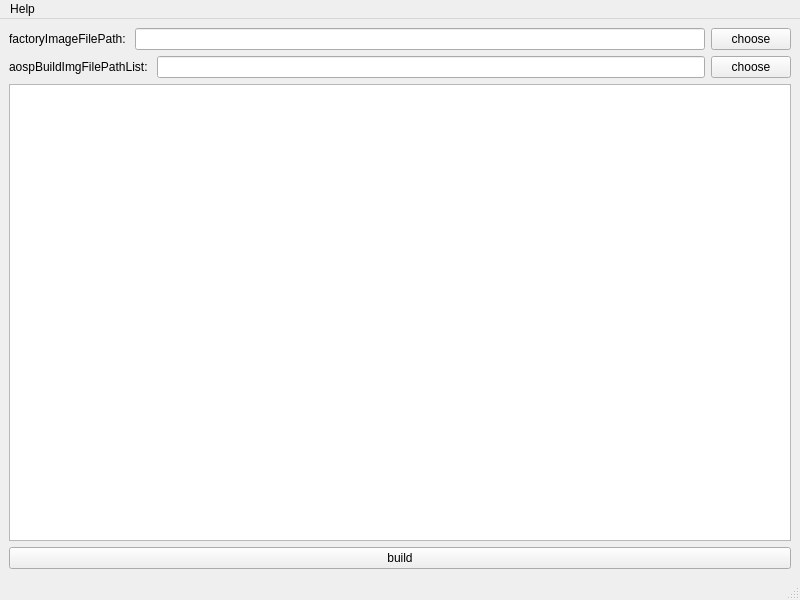
<?xml version="1.0" encoding="UTF-8"?>
<ui version="4.0">
 <class>MainWindow</class>
 <widget class="QMainWindow" name="MainWindow">
  <property name="geometry">
   <rect>
    <x>0</x>
    <y>0</y>
    <width>800</width>
    <height>600</height>
   </rect>
  </property>
  <property name="windowTitle">
   <string>Build AOSP Image</string>
  </property>
  <widget class="QWidget" name="centralwidget">
   <layout class="QVBoxLayout" name="verticalLayout">
    <item>
     <layout class="QHBoxLayout" name="factoryImageFilePathHorizontalLayout">
      <item>
       <widget class="QLabel" name="factoryImageFilePathLabel">
        <property name="text">
         <string>factoryImageFilePath: </string>
        </property>
       </widget>
      </item>
      <item>
       <widget class="QLineEdit" name="factoryImageFilePathLineEdit">
        <property name="readOnly">
         <bool>true</bool>
        </property>
       </widget>
      </item>
      <item>
       <widget class="QPushButton" name="factoryImageFilePathPushButton">
        <property name="text">
         <string>choose</string>
        </property>
       </widget>
      </item>
     </layout>
    </item>
    <item>
     <layout class="QHBoxLayout" name="aospBuildImgFilePathListHorizontalLayout">
      <item>
       <widget class="QLabel" name="aospBuildImgFilePathListLabel">
        <property name="text">
         <string>aospBuildImgFilePathList: </string>
        </property>
       </widget>
      </item>
      <item>
       <widget class="QLineEdit" name="aospBuildImgFilePathListLineEdit">
        <property name="readOnly">
         <bool>true</bool>
        </property>
       </widget>
      </item>
      <item>
       <widget class="QPushButton" name="aospBuildImgFilePathListPushButton">
        <property name="text">
         <string>choose</string>
        </property>
       </widget>
      </item>
     </layout>
    </item>
    <item>
     <widget class="QTextBrowser" name="logTextBrowser"/>
    </item>
    <item>
     <widget class="QPushButton" name="buildPushButton">
      <property name="text">
       <string>build</string>
      </property>
     </widget>
    </item>
   </layout>
  </widget>
  <widget class="QMenuBar" name="menubar">
   <property name="geometry">
    <rect>
     <x>0</x>
     <y>0</y>
     <width>800</width>
     <height>21</height>
    </rect>
   </property>
   <widget class="QMenu" name="menuHelp">
    <property name="title">
     <string>Help</string>
    </property>
    <addaction name="actionAbout"/>
   </widget>
   <addaction name="menuHelp"/>
  </widget>
  <widget class="QStatusBar" name="statusbar"/>
  <action name="actionAbout">
   <property name="text">
    <string>About</string>
   </property>
  </action>
 </widget>
 <resources/>
 <connections/>
</ui>
